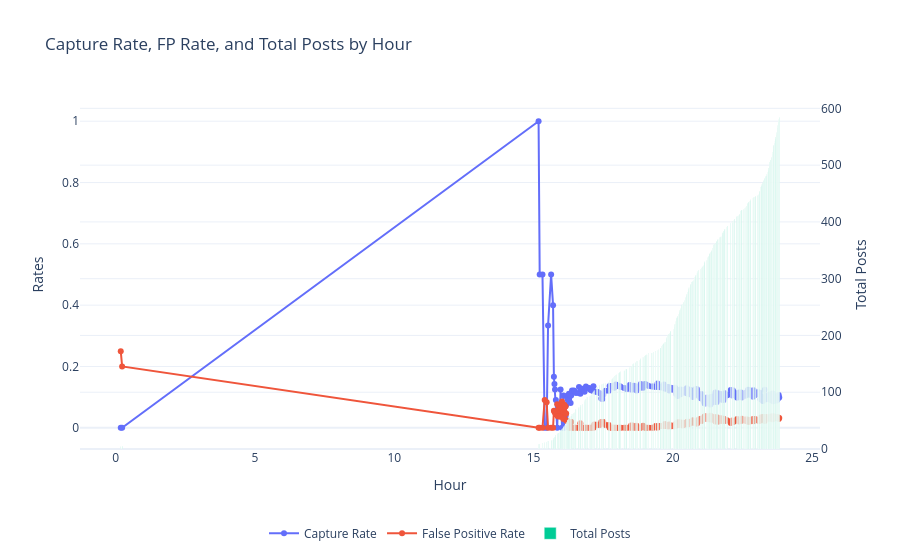

The cell this chart's notebook holds for it:
### Code cell
import plotly.graph_objects as go

fig = go.Figure()

# Capture Rate
fig.add_trace(
    go.Scatter(
        x=df_all["hour"],
        y=df_all["capture_rate"],
        mode="lines+markers",
        name="Capture Rate",
        yaxis="y1"
    )
)

# Bad Rate
fig.add_trace(
    go.Scatter(
        x=df_all["hour"],
        y=df_all["false_positive_rate"],
        mode="lines+markers",
        name="False Positive Rate",
        yaxis="y1"
    )
)

# Total Posts (secondary axis)
fig.add_trace(
    go.Bar(
        x=df_all["hour"],
        y=df_all["total_posts"],
        name="Total Posts",
        # mode="lines+markers",
        yaxis="y2",
        opacity=1
    )
)

# Layout with dual axis
fig.update_layout(
    title="Capture Rate, FP Rate, and Total Posts by Hour",
    xaxis=dict(title="Hour"),
    yaxis=dict(title="Rates", side="left"),
    yaxis2=dict(
        title="Total Posts",
        overlaying="y",
        side="right"
    ),
    legend=dict(
        orientation="h",      # horizontal legend
        yanchor="top",
        y=-0.2,               # move below plot
        xanchor="center",
        x=0.5                 # center horizontally
    ),
    template="plotly_white"
)

fig.show()

### Figure 1 — Plotly figure (JSON) as saved in the notebook; plotly's stock layout.template omitted (floating-point values rounded to 4 significant figures; data arrays with more than 128 entries replaced by an {"elided": "..."} marker saying what was removed)
{"data": [{"mode": "lines+markers", "name": "Capture Rate", "type": "scatter", "x": {"elided": "268 float values"}, "y": {"elided": "268 float values"}, "yaxis": "y"}, {"mode": "lines+markers", "name": "False Positive Rate", "type": "scatter", "x": {"elided": "268 float values"}, "y": {"elided": "268 float values"}, "yaxis": "y"}, {"name": "Total Posts", "opacity": 1, "type": "bar", "x": {"elided": "268 float values"}, "y": {"elided": "268 int values"}, "yaxis": "y2"}], "layout": {"legend": {"orientation": "h", "x": 0.5, "xanchor": "center", "y": -0.2, "yanchor": "top"}, "title": {"text": "Capture Rate, FP Rate, and Total Posts by Hour"}, "xaxis": {"title": {"text": "Hour"}}, "yaxis": {"side": "left", "title": {"text": "Rates"}}, "yaxis2": {"overlaying": "y", "side": "right", "title": {"text": "Total Posts"}}}}
